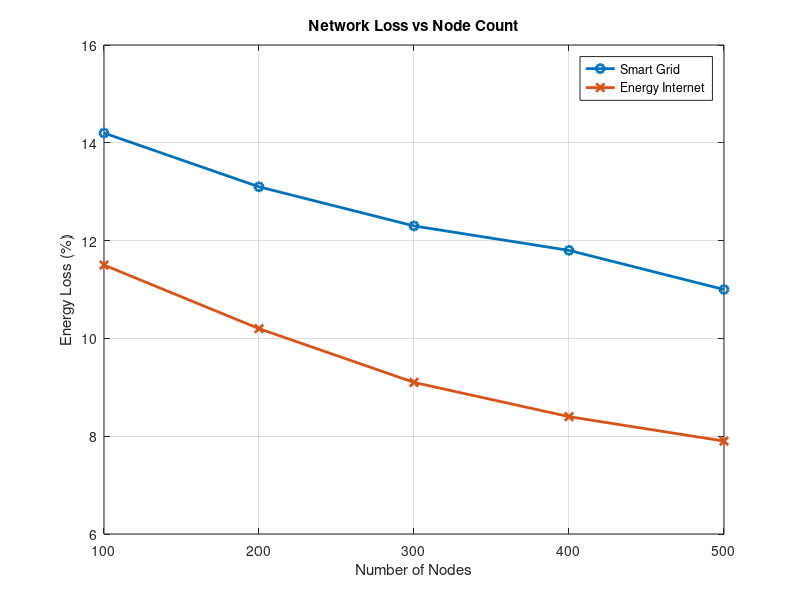

Source code (MATLAB):
% Simulation 11.2: Network Loss Reduction with Localized Balancing

nodes = [100, 200, 300, 400, 500];
loss_sg = [14.2, 13.1, 12.3, 11.8, 11.0];  % Smart Grid
loss_ei = [11.5, 10.2, 9.1, 8.4, 7.9];     % Energy Internet

figure;
plot(nodes, loss_sg, '-o', 'LineWidth', 2);
hold on;
plot(nodes, loss_ei, '-x', 'LineWidth', 2);
xlabel('Number of Nodes');
ylabel('Energy Loss (%)');
legend('Smart Grid', 'Energy Internet');
title('Network Loss vs Node Count');
grid on;
